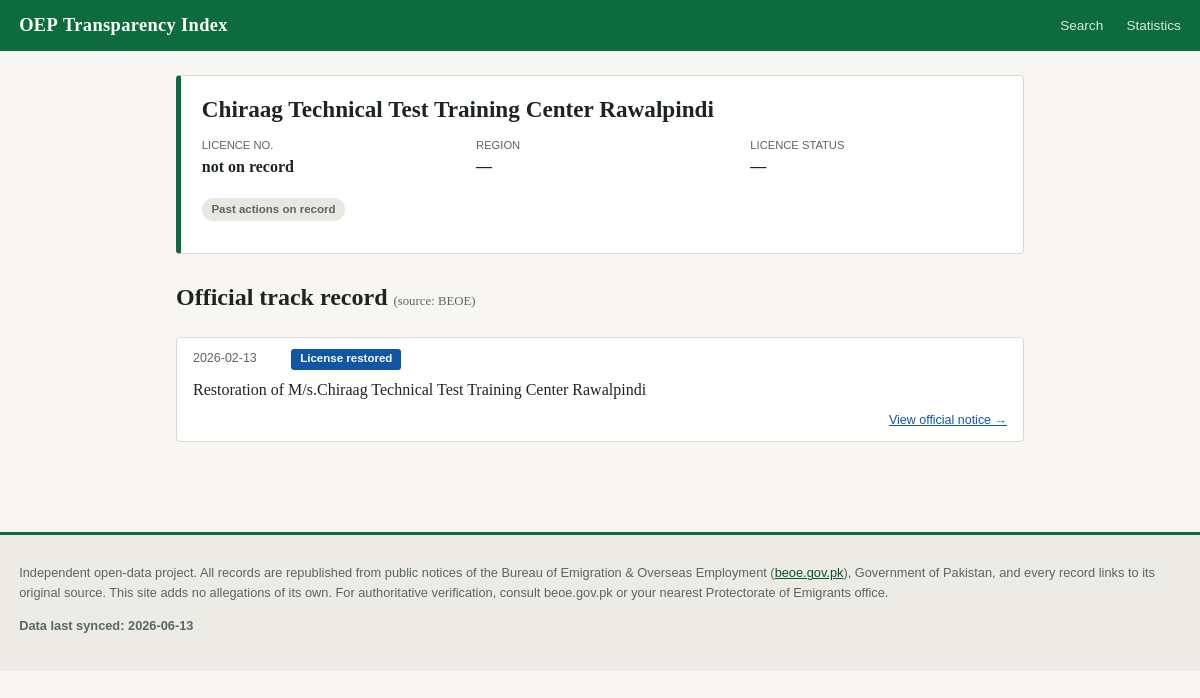
The page /agency/2757 on the database its author committed.
### tables this page shows
CREATE TABLE agencies (
    agency_id   INTEGER PRIMARY KEY,
    canonical_name TEXT NOT NULL,
    oepl_number TEXT UNIQUE,          -- NULL for name-only records
    region_code TEXT,
    license_status TEXT,
    address     TEXT,
    phone       TEXT,
    beoe_profile_url TEXT
);

CREATE TABLE notices (
    notice_id   INTEGER PRIMARY KEY,
    beoe_url    TEXT UNIQUE NOT NULL,
    notice_type TEXT NOT NULL,
    title_raw   TEXT NOT NULL,
    date_published TEXT,              -- ISO yyyy-mm-dd when parseable
    raw_html_path TEXT,
    parsed_ok   INTEGER NOT NULL
);

CREATE TABLE meta (key TEXT PRIMARY KEY, value TEXT);

### webapp/app.py (the view)
@app.route("/agency/<int:agency_id>")
def agency(agency_id):
    db = get_db()
    a = db.execute("SELECT * FROM agencies WHERE agency_id=?",
                   (agency_id,)).fetchone()
    if a is None:
        return render_template("404.html"), 404
    notices = db.execute(
        """SELECT n.* FROM notices n
           JOIN notice_agencies na ON n.notice_id = na.notice_id
           WHERE na.agency_id = ? AND n.parsed_ok = 1
           ORDER BY n.date_published IS NULL, n.date_published DESC""",
        (agency_id,),
    ).fetchall()
    return render_template("agency.html", a=a, notices=notices,
                           tier=status_tier(agency_id))

### webapp/app.py (called while the page is built)
@app.before_request
def require_database():
    if not os.path.exists(DB_PATH):
        return (
            "<h1>Database not built yet</h1>"
            "<p>Run <code>python pipeline/build_db.py</code> from the project "
            "root first (see README), then reload this page.</p>", 503,
        )
    return None

def get_db():
    if "db" not in g:
        g.db = sqlite3.connect(DB_PATH)
        g.db.row_factory = sqlite3.Row
    return g.db

@app.context_processor
def inject_globals():
    try:
        row = get_db().execute(
            "SELECT value FROM meta WHERE key='last_synced'").fetchone()
        last_synced = row["value"] if row else "unknown"
    except sqlite3.Error:
        last_synced = "unknown"
    return {"last_synced": last_synced, "action_labels": ACTION_LABELS}

### webapp/templates/agency.html (shortened to what this page needs)
{% extends "base.html" %}
{% block content %}
<div class="agency-card">
  <h1>{{ a.canonical_name }}</h1>
  <dl>
    <div><dt>Licence No.</dt><dd>{{ a.oepl_number or "not on record" }}</dd></div>
    <div><dt>Region</dt><dd>{{ a.region_code or "—" }}</dd></div>
    <div><dt>Licence status</dt><dd>{{ a.license_status or "—" }}</dd></div>
  </dl>
  <p><span class="tier {{ tier[1] }}">{{ tier[0] }}</span></p>
</div>
<h2>Official track record <span class="source-tag">(source: BEOE)</span></h2>
{% if notices %}
<ol class="timeline">
  {% for n in notices %}
  <li>
    <span class="date">{{ n.date_published or "date n/a" }}</span>
    {% set label = action_labels.get(n.notice_type, action_labels["other"]) %}
    <span class="badge {{ label[1] }}">{{ label[0] }}</span>
    <span class="notice-title">{{ n.title_raw }}</span>
    <a class="source-link" href="{{ n.beoe_url }}" rel="noopener">View official notice &rarr;</a>
  </li>
  {% endfor %}
</ol>
{% else %}
<p class="empty">No official actions on record for this agency in our database.
   This covers only the notice ranges scraped so far — always verify at
   <a href="https://beoe.gov.pk">beoe.gov.pk</a>.</p>
{% endif %}
{% endblock %}

### webapp/templates/base.html (shortened to what this page needs)
<!doctype html>
<html lang="en">
<head>
  <link rel="stylesheet" href="{{ url_for('static', filename='style.css') }}">
</head>
<body>
  <header class="site-header">
    <a class="brand" href="{{ url_for('home') }}">OEP&nbsp;Transparency&nbsp;Index</a>
    <nav>
      <a href="{{ url_for('home') }}">Search</a>
      <a href="{{ url_for('stats') }}">Statistics</a>
    </nav>
  </header>
  <main>
    {% block content %}{% endblock %}
  </main>
  <footer class="site-footer">
    <p>
      Independent open-data project. All records are republished from public notices of the
      Bureau of Emigration &amp; Overseas Employment
      (<a href="https://beoe.gov.pk" rel="noopener">beoe.gov.pk</a>), Government of Pakistan,
      and every record links to its original source. This site adds no allegations of its own.
      For authoritative verification, consult beoe.gov.pk or your nearest Protectorate of
      Emigrants office.
    </p>
    <p class="synced">Data last synced: {{ last_synced }}</p>
  </footer>
</body>
</html>

### webapp/static/style.css (style rules this page uses)
:root { --green: #0e6b3d; --green-dark: #0a5230; --ink: #1d2520; --muted: #5b6660; --paper: #f7f6f2; --card: #ffffff; --line: #dcdcd4; --red: #b3261e; --amber: #9a6700; --blue: #1156a5; }
* { box-sizing: border-box; }
body { margin: 0; font-family: Georgia, "Times New Roman", serif; background: var(--paper); color: var(--ink); line-height: 1.55; }
main { max-width: 880px; margin: 0 auto; padding: 1.5rem 1rem 3rem; }
.site-header { background: var(--green); color: #fff; display: flex; justify-content: space-between; align-items: center; padding: 0.7rem 1.2rem; }
.site-header .brand { color: #fff; text-decoration: none; font-weight: bold; font-size: 1.15rem; letter-spacing: 0.02em; }
.site-header nav a { color: #d8eadf; text-decoration: none; margin-left: 1.2rem; font-family: Verdana, sans-serif; font-size: 0.85rem; }
.site-footer { border-top: 3px solid var(--green); background: #ecebe5; color: var(--muted); font-size: 0.8rem; font-family: Verdana, sans-serif; padding: 1rem 1.2rem 1.4rem; margin-top: 2rem; }
.site-footer a { color: var(--green-dark); }
.site-footer .synced { font-weight: bold; }
.tier { display: inline-block; padding: 0.15rem 0.6rem; border-radius: 999px; font-family: Verdana, sans-serif; font-size: 0.72rem; font-weight: bold; white-space: nowrap; }
.tier-past { background: #e8e8e0; color: var(--muted); }
.agency-card { background: var(--card); border: 1px solid var(--line); border-left: 5px solid var(--green); border-radius: 4px; padding: 1rem 1.3rem; margin-bottom: 1.6rem; }
.agency-card h1 { margin: 0 0 0.6rem; font-size: 1.45rem; }
.agency-card dl { display: grid; grid-template-columns: repeat(auto-fit, minmax(220px, 1fr)); gap: 0.4rem 1.4rem; margin: 0 0 0.7rem; }
.agency-card dt { font-family: Verdana, sans-serif; font-size: 0.7rem; text-transform: uppercase; color: var(--muted); }
.agency-card dd { margin: 0; font-weight: bold; }
.source-tag { font-size: 0.8rem; color: var(--muted); font-weight: normal; }
.timeline { list-style: none; padding: 0; margin: 0; }
.timeline li { background: var(--card); border: 1px solid var(--line); border-radius: 4px; padding: 0.7rem 1rem; margin-bottom: 0.6rem; display: flex; flex-wrap: wrap; gap: 0.5rem 0.9rem; align-items: baseline; }
.timeline .date { font-family: Verdana, sans-serif; font-size: 0.78rem; color: var(--muted); min-width: 84px; }
.timeline .notice-title { flex: 1 1 100%; }
.timeline .source-link { font-family: Verdana, sans-serif; font-size: 0.78rem; color: var(--blue); margin-left: auto; }
.badge { display: inline-block; padding: 0.1rem 0.55rem; border-radius: 3px; font-family: Verdana, sans-serif; font-size: 0.72rem; font-weight: bold; color: #fff; }
.badge-restore { background: var(--blue); }

### rows shown on the page
agencies: canonical_name "Chiraag Technical Test Training Center Rawalpindi"
notices: date_published "2026-02-13", label "License restored", title_raw "Restoration of M/s.Chiraag Technical Test Training Center Rawalpindi"
meta: value "2026-06-13"

### other values the page prints
{{ a.oepl_number or "not on record" }} "not on record"
{{ a.region_code or "—" }} "—"
{{ a.license_status or "—" }} "—"
{{ tier[0] }} "Past actions on record"
